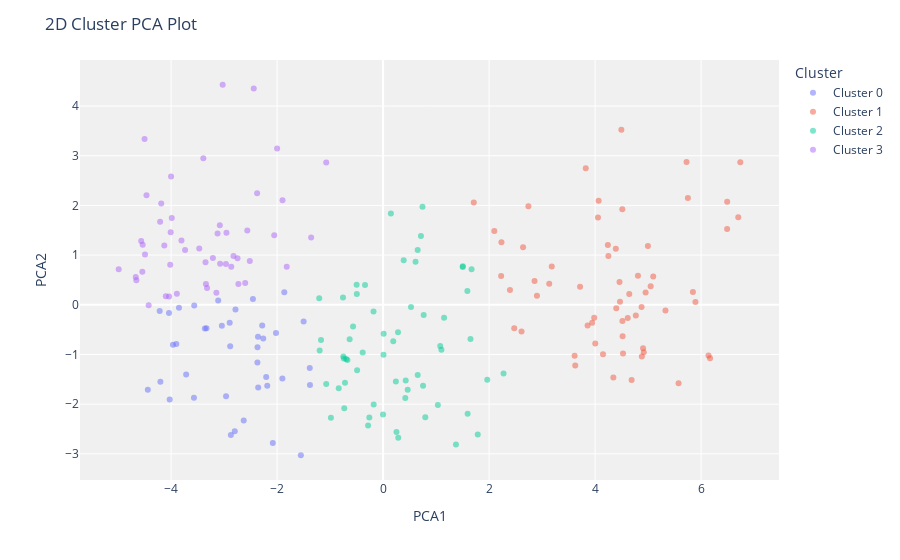

Source (notebook cell):
### Code cell
plot_model(Kmeanmodel,plot='cluster')
